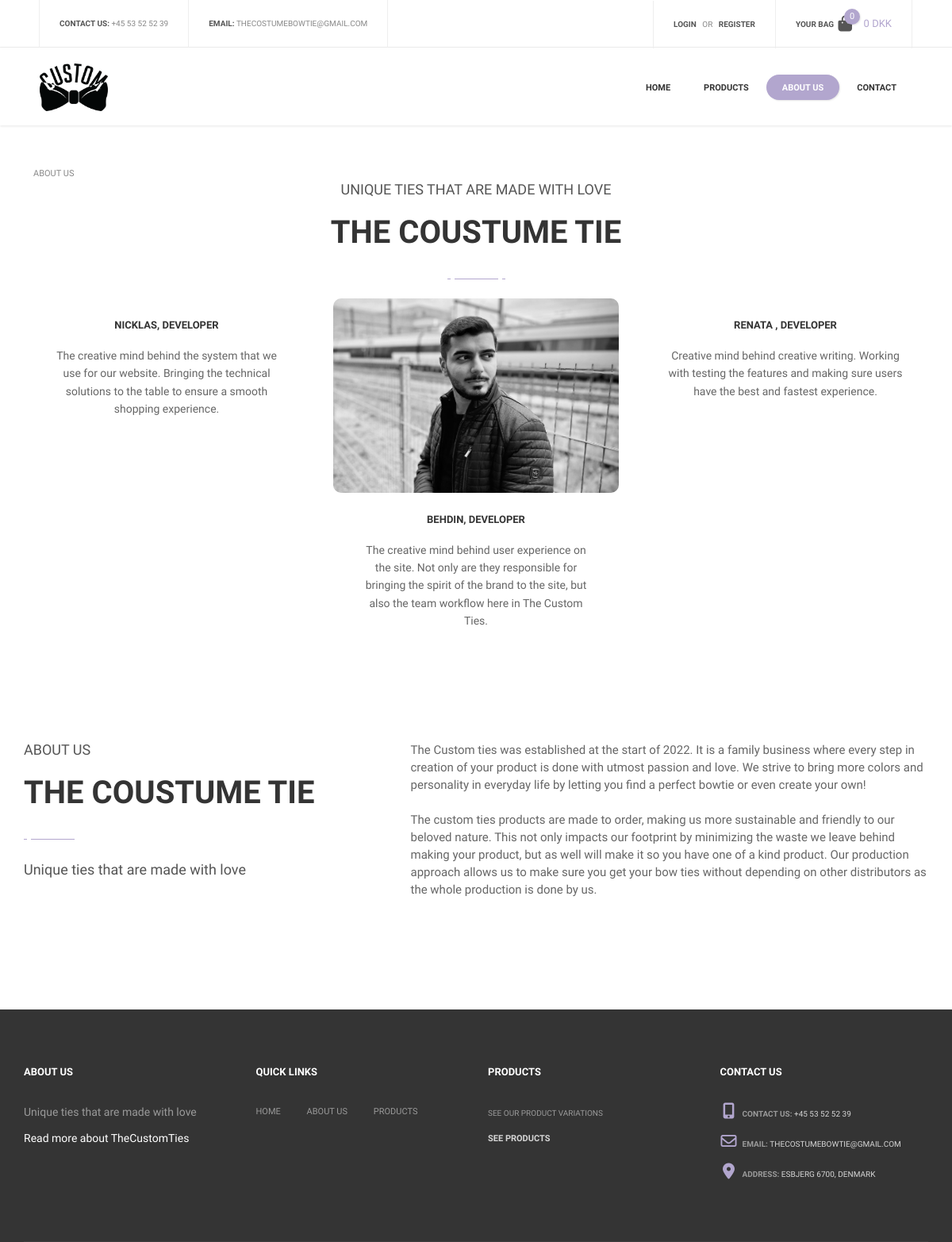
Screenshot of /AboutUS with the database file from the repository.
### tables this page shows
CREATE TABLE IF NOT EXISTS frontpage (
    id varchar(50) NOT NULL PRIMARY KEY,
    `text` text
);

### index.php (called while the page is built, shortened)
<?php
    $request = $_SERVER["REQUEST_URI"];
    $router = new Router($request);
    $router->get('/', 'views/frontend/home');
    $router->get('/profile', 'views/login/profile');
    $router->get('/editProfileFunction', 'controllers/editProfile');
    $router->get('/loginFunction', 'controllers/login');
    $router->get('/loginFailedFunction', 'controllers/loginFailed');
    $router->get('/signupFunction', 'controllers/signup');
    $router->get('/logoutFunction', 'controllers/logout');
    $router->get('/Product', 'views/frontend/Product');
    $router->get('/ProductType', 'views/frontend/productType');
    $router->get('/ProductSale', 'views/frontend/productSale');
    $router->get('/AboutUS', 'views/frontend/AboutUS');

### models/handlers/frontpageHandler.php (called while the page is built, shortened)
<?php
$rootPath = "";
require_once $rootPath . "public/dbconn.php";
require_once $rootPath . "models/sql/frontpage.php";
class FrontpageHandler extends Frontpage{
    public $db;
    public function __construct($db) {
        $this->db = $db;
    }
    public function getFrontpage(){
        $getFrontpage = $this->db->prepare($this->getAllFrontpageQuery);
        $getFrontpage->execute();
        return $getFrontpage->fetchAll();
    }
}
$FrontpageHandler = new FrontpageHandler($db);

### controllers/frontpage.php (called while the page is built, shortened)
<?php
$dataset = $FrontpageHandler->getFrontpage();
foreach($dataset as $data){
    if($data['id'] == 'phone'){
        $phone = $data['text'];
    }
    if($data['id'] == 'email'){
        $email = $data['text'];
    }
    if($data['id'] == 'address'){
        $address = $data['text'];
    }
    if($data['id'] == 'nav1'){
        $nav1 = $data['text'];
    }
    if($data['id'] == 'nav2'){
        $nav2 = $data['text'];
    }
    if($data['id'] == 'nav3'){
        $nav3 = $data['text'];
    }
    if($data['id'] == 'nav4'){
        $nav4 = $data['text'];
    }
    if($data['id'] == 'aboutPageTitle1'){
        $aboutPageTitle1 = $data['text'];
    }
    if($data['id'] == 'aboutPageText1'){
        $aboutPageText1 = $data['text'];
    }
    if($data['id'] == 'aboutUsImageTwo'){
        $aboutUsImageTwo = $data['text'];
    }
    if($data['id'] == 'aboutPageTitle2'){
        $aboutPageTitle2 = $data['text'];
    }
    if($data['id'] == 'aboutPageText2'){
        $aboutPageText2 = $data['text'];
    }
    if($data['id'] == 'aboutPageTitle3'){
        $aboutPageTitle3 = $data['text'];
    }
    if($data['id'] == 'aboutPageText3'){
        $aboutPageText3 = $data['text'];
    }
    if($data['id'] == 'aboutusSubtitle'){
        $aboutusSubtitle = $data['text'];
    }
    if($data['id'] == 'aboutusSlogan'){
        $aboutusSlogan = $data['text'];
    }
    if($data['id'] == 'aboutusTitle'){
        $aboutusTitle = $data['text'];
    }
    if($data['id'] == 'aboutUs1'){
        $aboutUs1 = $data['text'];
    }
    if($data['id'] == 'aboutUs2'){
        $aboutUs2 = $data['text'];
    }
}

### controllers/cartManager.php (called while the page is built, shortened)
<?php
$total = 0;

### views/frontend/AboutUS.php (the view, shortened to what this page needs)
<?php
    $rootPath = "";
    $pageName = "About Us";
    require_once $rootPath . "views/frontend/partials/header.php";
    require_once $rootPath . "models/handlers/FrontpageHandler.php";
    require_once $rootPath . "controllers/frontpage.php";
?>
    <div class="empty-space col-xs-b35 col-md-b70"></div>
<div class="breadcrumbs SiteMap">
    <?php
    for($i = 0; $i < count($_SESSION['breadcrumbs']); $i++){
        $link = $_SESSION['breadcrumbsLinks'][$i];
        echo "<a class='breadcrumb-flex' href='$link'> ".$_SESSION['breadcrumbs'][$i]."</a>";
    }
    ?>
</div>
<div class="container">
    <div class="text-center">
        <div class="simple-article size-3 grey uppercase col-xs-b5"><?php echo $aboutusSlogan ?></div>
        <div class="h2"><?php echo $aboutusTitle ?></div>
        <div class="title-underline center"><span></span></div>
    </div>
</div>
<div class="container">
    <div class="slider-wrapper">
        <div class="swiper-container" data-breakpoints="1" data-xs-slides="1" data-sm-slides="2" data-md-slides="2"
            data-lt-slides="3" data-slides-per-view="3" data-space="30">
            <div class="swiper-wrapper">
                <div class="swiper-slide">
                    <div class="icon-description-shortcode style-2">
                        <div class="content">
                            <h6 class="title h6"><?php echo $aboutPageTitle1?></h6>
                            <div class="description simple-article size-2"><?php echo $aboutPageText1?></div>
                        </div>
                    </div>
                </div>
                <div class="swiper-slide">
                    <div class="icon-description-shortcode style-2">
                        <img class="image-icon image-thumbnail rounded-image" src="uploads/<?php echo $aboutUsImageTwo?>"
                            alt="" />
                        <div class="content">
                            <h6 class="title h6"><?php echo $aboutPageTitle2?></h6>
                            <div class="description simple-article size-2"><?php echo $aboutPageText2?></div>
                        </div>
                    </div>
                </div>
                <div class="swiper-slide">
                    <div class="icon-description-shortcode style-2">
                        <div class="content">
                            <h6 class="title h6"><?php echo $aboutPageTitle3?></h6>
                            <div class="description simple-article size-2"><?php echo $aboutPageText3?></div>
                        </div>
                    </div>
                </div>
            </div>
        </div>
    </div>
</div>
<div class="empty-space col-xs-b35 col-md-b70"></div>
<div class="empty-space col-xs-b35 col-md-b70"></div>
<div class="container">
    <div class="row">
        <div class="col-sm-5">
            <div class="simple-article size-3 grey uppercase col-xs-b5"><?php echo $aboutusSubtitle ?></div>
            <div class="h2"><?php echo $aboutusTitle ?></div>
            <div class="title-underline left"><span></span></div>
            <div class="simple-article size-4 grey"><?php echo $aboutusSlogan ?></div>
        </div>
        <div class="col-sm-7">
            <div class="simple-article size-3">
                <p><?php echo $aboutUs1 ?></p>
                <p><?php echo $aboutUs2 ?>
                </p>
            </div>
        </div>
    </div>
</div>
<div class="empty-space col-xs-b35 col-md-b70"></div>
<div class="empty-space col-xs-b35 col-md-b70"></div>
<?php
    require_once $rootPath . "views/frontend/partials/footer.php";
?>

### views/frontend/partials/header.php (shortened to what this page needs)
<?php
    require_once $rootPath . "models/handlers/FrontpageHandler.php";
    require_once $rootPath . "models/handlers/ProductsHandler.php";
    require_once $rootPath . "controllers/frontpage.php";
    require_once $rootPath . "controllers/cartManager.php";
?>
<!DOCTYPE html>
<html lang="en">
<head>
    <link href="https://cdnjs.cloudflare.com/ajax/libs/font-awesome/6.2.0/css/all.min.css" rel="stylesheet">
    <link href="<?php echo BASE_URL ?>/views/frontend/partials/css/TheCostumCSS.css" rel="stylesheet">
    <link href="<?php echo BASE_URL ?>/views/frontend/partials/css/bootstrap.extension.css" rel="stylesheet">
    <link href="<?php echo BASE_URL ?>/views/frontend/partials/css/bootstrap.min.css" rel="stylesheet">
    <link href="<?php echo BASE_URL ?>/views/frontend/partials/css/style.css" rel="stylesheet">
    <link href="<?php echo BASE_URL ?>/views/frontend/partials/css/swiper.css" rel="stylesheet">
    <link href="<?php echo BASE_URL ?>/views/frontend/partials/css/sumoselect.css" rel="stylesheet">
    <link href="<?php echo BASE_URL ?>/views/frontend/partials/css/font-awesome.min.css" rel="stylesheet">
</head>
<body>
    <div id="content-block">
        <header>
            <div class="header-top">
                <div class="content-margins">
                    <div class="row">
                        <div class="col-md-5 hidden-xs hidden-sm">
                            <div class="entry">
                                <b>contact us:</b>
                                <a href="tel:+4553525239"><?php echo $phone ?></a>
                            </div>
                            <div class="entry">
                                <b>email:</b>
                                <a href="mailto:thecostumebowtie@gmail.com"><?php echo $email ?></a>
                            </div>
                        </div>
                        <div class="col-md-7 col-md-text-right">
                            <?php
                                if (!isset($_SESSION["loggedin"]) || $_SESSION["loggedin"] != true) {
                            ?>
                                    <div class="entry">
                                        <a class="open-popup" data-rel="1"><b>login</b></a>
                                        &nbsp; or &nbsp;
                                        <a class="open-popup" data-rel="2"><b>register</b></a>
                                    </div>
                            <?php
                                }
                            ?>
                            <div class="entry hidden-xs hidden-sm cart">
                                <a href="Checkout">
                                    <b class="hidden-xs">Your bag</b>
                                    <?php
                                        $amountOfItems = 0;
                                    ?>
                                    <span class="cart-icon">
                                        <i class="fa fa-shopping-bag" aria-hidden="true"></i>
                                        <span class="cart-label"><?php echo $amountOfItems ?></span>
                                    </span>
                                    <span class="cart-title hidden-xs"><?php echo $total ?> DKK</span>
                                </a>
                            </div>
                        </div>
                    </div>
                </div>
            </div>
            <div class="header-bottom">
                <div class="content-margins">
                    <div class="row">
                        <div class="col-xs-3 col-sm-1">
                            <a id="logo" href="/"><img src="assets/icons/logo-2.png" alt="" /></a>
                        </div>
                        <div class="col-xs-9 col-sm-11 text-right">
                            <div class="nav-wrapper">
                                <nav>
                                    <ul>
                                        <li <?php echo $pageName == "Home" ? 'class="active"' : "" ?>>
                                            <a href="/"><?php echo $nav1 ?></a>
                                        </li>
                                        <li style="margin-left: 2px;" <?php echo $pageName == "Product" ? 'class="active"' : "" ?>>
                                            <a href="Product"><?php echo $nav2 ?></a>
                                        </li>
                                        <li style="margin-left: 2px;" <?php echo $pageName == "About Us" ? 'class="active"' : "" ?>>
                                            <a href="AboutUS"><?php echo $nav3 ?></a>
                                        </li>
                                        <li style="margin-left: 2px;" <?php echo $pageName == "Contact Us" ? 'class="active"' : "" ?>>
                                            <a href="Contact"><?php echo $nav4 ?></a>
                                        </li>
                                    </ul>
                                </nav>
                            </div>
                        </div>
                    </div>
                </div>
            </div>
        </header>

### views/frontend/partials/footer.php (shortened to what this page needs)
<?php
    require_once $rootPath . "models/handlers/FrontpageHandler.php";
    require_once $rootPath . "controllers/frontpage.php";
?>
<footer>
            <div class="container">
                <div class="footer-top">
                    <div class="row">
                        <div class="col-sm-6 col-md-3 col-xs-b30 col-md-b0">
                            <h6 class="h6 light"><?php echo $aboutusSubtitle ?></h6>
                            <div class="empty-space col-xs-b20"></div>
                            <div class="simple-article size-2 light fulltransparent margin-15"><?php echo $aboutusSlogan ?></div>
                            <div class="description">
                                    <a href="/AboutUS" class="title">Read more about TheCustomTies</a>
                            </div>
                            <div class="empty-space col-xs-b20"></div>
                        </div>
                        <div class="col-sm-6 col-md-3 col-xs-b30 col-md-b0">
                            <h6 class="h6 light">quick links</h6>
                            <div class="empty-space col-xs-b20"></div>
                            <div class="footer-column-links">
                                <div class="row">
                                    <div class="col-xs-6 footer-links-flex">
                                        <a href="/">home</a>
                                        <a href="/AboutUS">about us</a>
                                        <a href="/Product">products</a>
                                    </div>
                                </div>
                            </div>
                        </div>
                        <div class="col-sm-6 col-md-3 col-xs-b30 col-sm-b0">
                            <h6 class="h6 light">Products</h6>
                            <div class="empty-space col-xs-b20"></div>
                            <div class="footer-post-preview clearfix">
                                <div class="description">
                                    <div class="date">See our product variations</div>
                                    <a href="/Product" class="title">See products</a>
                                </div>
                            </div>
                        </div>
                        <div class="col-sm-6 col-md-3">
                            <h6 class="h6 light">Contact us</h6>
                            <div class="empty-space col-xs-b20"></div>
                                <div class="footer-contact"><i class="fa fa-mobile" aria-hidden="true"></i> contact us: <a href="tel:+4553525239"><?php echo $phone ?></a></div>
                                <div class="footer-contact"><i class="fa fa-envelope-o" aria-hidden="true"></i> email: <a href="mailto:thecostumebowtie@gmail.com"><?php echo $email ?></a></div>
                                <div class="footer-contact"><i class="fa fa-map-marker" aria-hidden="true"></i> address: <a href="#"><?php echo $address ?></a></div>
                        </div>
                    </div>
                </div>
            </div>
        </footer>
</body>
</html>

### views/frontend/partials/css/TheCostumCSS.css (style rules this page uses)
.swiper-wrapper { cursor: url(../../../assets/img/drag.png) 16 9, ew-resize; }
.breadcrumbs { margin-left: 20px; }
.SiteMap { margin-left: 3.5%; display: flex; }
.uppercase { text-transform:uppercase; }
.date, .description { margin-bottom: 15px; color: white; }
.margin-15 { margin-bottom: 15px; }
.footer-links-flex { display: flex; justify-content: space-between; width: 80% !important; }

### rows the page displays
frontpage: text "+45 53 52 52 39"
frontpage: text "THECOSTUMEBOWTIE@GMAIL.COM"
frontpage: text "HOME"
frontpage: text "PRODUCTS"
frontpage: text "ABOUT US"
frontpage: text "CONTACT"
frontpage: text "UNIQUE TIES THAT ARE MADE WITH LOVE", text "Unique ties that are made with love"
frontpage: text "THE COUSTUME TIE"
frontpage: text "NICKLAS, DEVELOPER"
frontpage: text "The creative mind behind the system that we use for our website. Bringing the technical solutions to the table to ensure a smooth shopping experience."
frontpage: text (picture)
frontpage: text "BEHDIN, DEVELOPER"
frontpage: text "The creative mind behind user experience on the site. Not only are they responsible for bringing the spirit of the brand to the site, but also the team workflow here in The Custom Ties."
frontpage: text "RENATA , DEVELOPER"
frontpage: text "Creative mind behind creative writing. Working with testing the features and making sure users have the best and fastest experience."
frontpage: text "ABOUT US"
frontpage: text "The Custom ties was established at the start of 2022. It is a family business where every step in creation of your product is done with utmost passion and love. We strive to bring more colors and personality in everyday life by letting you find a perfect bowtie or even create your own!"
frontpage: text "The custom ties products are made to order, making us more sustainable and friendly to our beloved nature. This not only impacts our footprint by minimizing the waste we leave behind making your product, but as well will make it so you have one of a kind product. Our production approach allows us to make sure you get your bow ties without depending on other distributors as the whole production is done by us."
frontpage: text "ESBJERG 6700, DENMARK"

### other values shown
$amountOfItems "0"
$total "0"
$_SESSION['breadcrumbs'][$i] "ABOUT US"
